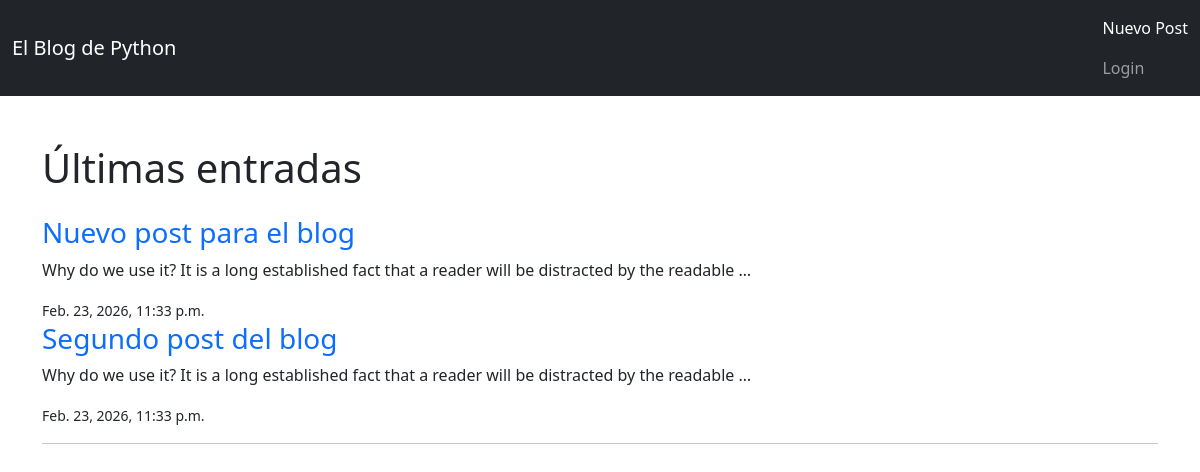
Before: / with the older database file.
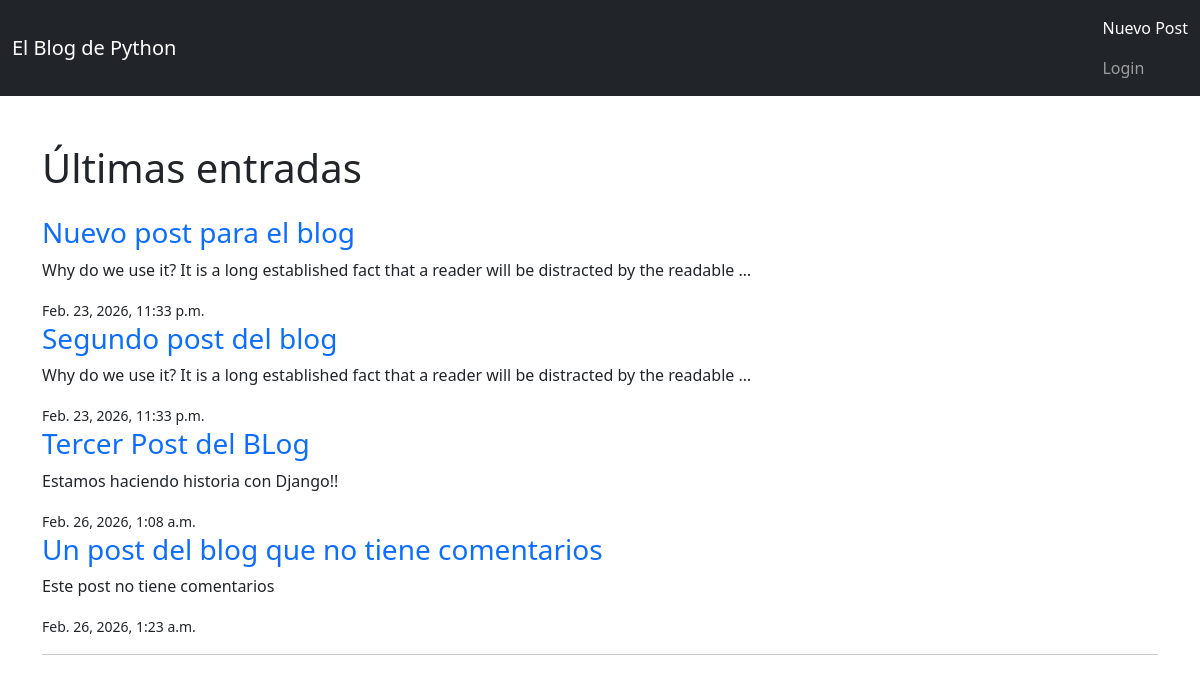
After: the same page with the newer database file.
### blog/models.py (models this page shows, shortened)
class Post(models.Model):
    title = models.CharField(max_length=100)
    content = models.TextField()
    author = models.CharField(max_length=100)
    created_at = models.DateTimeField(auto_now_add=True)

### blog/views.py (the view)
# urls.py: path('', post_list, name='post_list'),
def post_list(request):
    posts = Post.objects.all()
    return render(request, 'blog/post_list.html', { 'posts': posts })

### templates/blog/post_list.html (shortened to what this page needs)
{% extends 'blog/base.html' %}
{% block content%}
   <h1>Últimas entradas</h1>
        <div class="mt-4">
            {% for post in posts %}
            <h3>
                <a href="{% url 'post_detail' post.id %}" class="text-decoration-none">
                      {{ post.title }}
                </a>
            </h3>
            <p>{{ post.content|truncatewords:20 }}</p>
            <small>{{ post.created_at }}</small>
            {% endfor %}
            <hr>
        </div>
{% endblock %}

### templates/blog/base.html (shortened to what this page needs)
<!DOCTYPE html>
<html lang="en">
<head>
    <link href="https://cdn.jsdelivr.net/npm/bootstrap@5.0.2/dist/css/bootstrap.min.css" rel="stylesheet"
>
</head>
<body>
    <nav class="navbar navbar-dark bg-dark">
  <div class="container-fluid">
    <span class="navbar-brand mb-0 h1">El Blog de Python</span>
    <ul class="navbar-nav d-flex">
        <li class="nav-item">
          <a class="nav-link active" aria-current="page" href="#">Nuevo Post</a>
        </li>
        <li class="nav-item">
          <a class="nav-link" href="#">Login</a>
        </li>
        </ul>
  </div>
</nav>
    <div class="container mt-5">
        {% block content %}
        {% endblock %}
    </div>
</body>
</html>

Changed rows visible on the page:
added Post: title "Tercer Post del BLog", content "Estamos haciendo historia con Django!!", created_at "Feb. 26, 2026, 1:08 a.m."
added Post: title "Un post del blog que no tiene comentarios", content "Este post no tiene comentarios", created_at "Feb. 26, 2026, 1:23 a.m."
